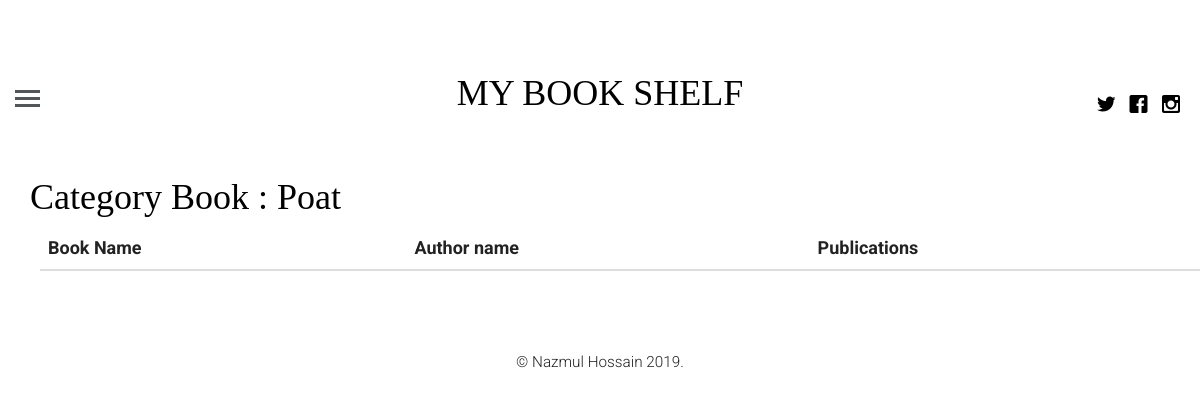
Before: /book/category/Poat with the older database file.
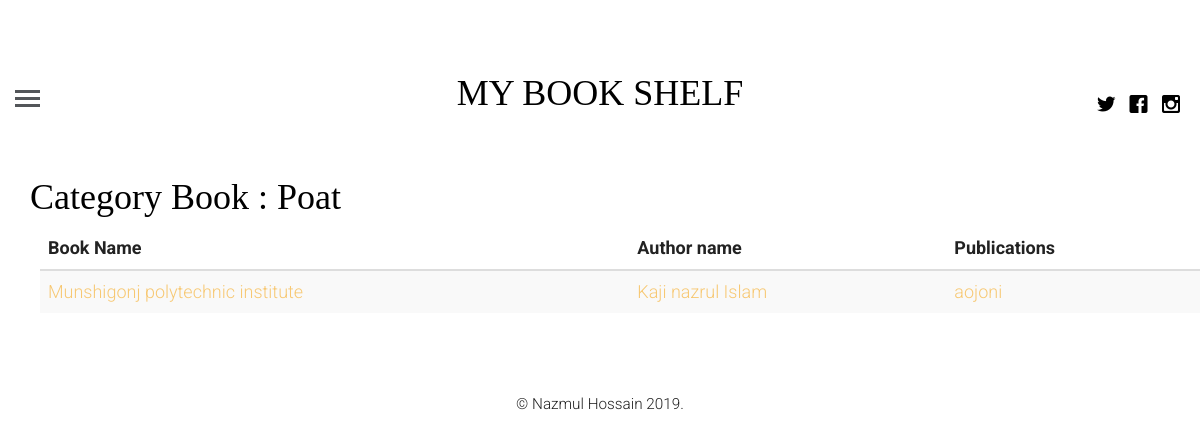
After: the same page with the newer database file.
### book_shelf/models.py (models this page shows, shortened)
class Category(models.Model):
    name = models.CharField(max_length=100)

class NeedToRead(models.Model):
    name = models.CharField(max_length=100)
    pictur = models.ImageField()
    book_author = models.ForeignKey(BookAuthor,on_delete=models.CASCADE)
    category = models.ForeignKey(Category,on_delete=models.CASCADE)
    price = models.IntegerField()
    publisher = models.ForeignKey(Publisher,on_delete=models.CASCADE)
    target_date = models.DateField()
    status_choices = (
        ('High','High'),
        ('Medium','Medium'),
        ('Low','Low'),
        ('Done','Done')
    )
    status = models.CharField(max_length=6,choices=status_choices)
    posted_on = models.DateTimeField(auto_now=False,auto_now_add=True)
    update_on = models.DateTimeField(auto_now=True,auto_now_add=False)

class BookAuthor(models.Model):
    name = models.CharField(max_length=100)
    def __str__(self):
        return self.name

class Publisher(models.Model):
    name = models.CharField(max_length=100)
    def __str__(self):
        return self.name

### book_shelf/views.py (the view)
# urls.py: path('book/category/<book_cate>',category_book,name="category_book"),
def category_book(request,book_cate):
    cate_books = NeedToRead.objects.filter(category__name = book_cate)
    context = {
        "cate_books":cate_books,
        'cate_name':book_cate
    }
    return render(request,'book_shelf/cate_book.html',context)

### template/book_shelf/cate_book.html (shortened to what this page needs)
{% extends 'base.html' %}
{% block content %}
           <h1  class="container"> Category Book : {{ cate_name }} </h1>
    <ul>
    <table class="table table-striped">
    <thead>
        <tr>
        <th scope="col"> Book Name </th>
        <th scope="col">Author name</th>
        <th scope="col">Publications</th>
        </tr>
    </thead>
    <tbody>
        {% for book in cate_books %}
        <tr>
        <td><a href="{% url 'book_details' book.id %}">{{book.name}}</a></td>
        <td> <a href="{% url 'author_book' book.book_author %}">{{book.book_author}}</a></td>
        <td> <a href="{% url 'publisar_book' book.publisher %}">{{book.publisher}}</a></td>
        </tr>
        {% endfor %}
    </tbody>
    </table>
{% endblock %}

### template/base.html (shortened to what this page needs)
<!DOCTYPE html>
 <html class="no-js">
	<head>
	{% load static %}
	<link rel="stylesheet" href="{% static 'css/animate.css'%}">
	<link rel="stylesheet" href="{% static 'css/icomoon.css'%}">
	<link rel="stylesheet" href="{% static 'css/bootstrap.css'%}">
	<link rel="stylesheet" href="{% static 'css/style.css' %}"%>
	</head>
	<body>
	<header id="fh5co-header">
		<div class="container-fluid">
			<div class="row">
				<a href="#" class="js-fh5co-nav-toggle fh5co-nav-toggle"><i></i></a>
				<ul class="fh5co-social">
					<li><a href="#"><i class="icon-twitter"></i></a></li>
					<li><a href="#"><i class="icon-facebook"></i></a></li>
					<li><a href="#"><i class="icon-instagram"></i></a></li>
				</ul>
				<div class="col-lg-12 col-md-12 text-center">
					<h1 id="fh5co-logo"><a href="{% url 'index'%}">MY BOOK SHELF</a></h1>
				</div>
			</div>
		</div>
	</header>
	<div class="container-fluid">
		<div class="row fh5co-post-entry">
            {% block content%}
            {% endblock %}
        </div>
    </div>
	<footer id="fh5co-footer">
		<p><small>&copy; Nazmul Hossain 2019.<br> </small></p>
	</footer>
	</body>
</html>

### book_shelf/static/css/icomoon.css (style rules this page uses)
[class^="icon-"], [class*=" icon-"] { font-family: 'icomoon' !important; speak: none; font-style: normal; font-weight: normal; font-variant: normal; text-transform: none; line-height: 1; -webkit-font-smoothing: antialiased; -moz-osx-font-smoothing: grayscale; }
.icon-facebook:before { content: "\ea67"; }
.icon-instagram:before { content: "\ea6f"; }
.icon-twitter:before { content: "\ea7c"; }

### book_shelf/static/css/style.css (style rules this page uses)
html { background: #fff; }
body { font-family: "Roboto", arial, sans-serif; font-size: 18px; font-weight: 300; line-height: 1.8; color: #222; background: #fff; }
a { color: #f7c873; -webkit-transition: 0.5s; -o-transition: 0.5s; transition: 0.5s; }
h1, h2, h3, h4, h5, h6 { font-family: "Playfair Display", times, serif; color: #000; }
p { margin-bottom: 30px; }
#fh5co-header { padding: 3em 3em; float: left; width: 100%; }
@media screen and (max-width: 1200px) { #fh5co-header { padding-left: 15px; padding-right: 15px; } }
#fh5co-header .fh5co-nav-toggle { position: absolute; top: 4.2em; left: 3em; z-index: 99; }
@media screen and (max-width: 1200px) { #fh5co-header .fh5co-nav-toggle { top: 4em; left: 15px; } }
#fh5co-header .fh5co-social { position: absolute !important; right: 3em !important; top: 3.2em; z-index: 99; -webkit-transition: 0.5s; -o-transition: 0.5s; transition: 0.5s; }
@media screen and (max-width: 1200px) { #fh5co-header .fh5co-social { right: 15px !important; top: 3.2em; } }
#fh5co-header #fh5co-logo { text-align: center; }
#fh5co-header #fh5co-logo a { color: #000; }
.fh5co-social { padding: 0; margin: 30px 0 0 0; position: relative; }
.fh5co-social li { padding: 0; margin: 0; list-style: none; display: inline; }
.fh5co-social li a { font-size: 20px; padding: 4px; color: #000; }
#fh5co-footer { padding: 3em 0; text-align: center; }
.fh5co-nav-toggle { width: 25px; height: 25px; cursor: pointer; text-decoration: none; }
.fh5co-nav-toggle i { position: relative; display: -moz-inline-stack; display: inline-block; zoom: 1; *display: inline; width: 25px; height: 3px; color: #535659; font: bold 14px/.4 Helvetica; text-transform: uppercase; text-indent: -55px; background: #535659; transition: all .2s ease-out; }
.fh5co-nav-toggle i::before, .fh5co-nav-toggle i::after { content: ''; width: 25px; height: 3px; background: #535659; position: absolute; left: 0; -webkit-transition: 0.2s; -o-transition: 0.2s; transition: 0.2s; }
.fh5co-nav-toggle i::before { top: -7px; }
.fh5co-nav-toggle i::after { bottom: -7px; }
.fh5co-nav-toggle { position: absolute; top: 18px; left: 0; z-index: 21; padding: 6px 0 0 0; display: block; margin: 0 auto; display: block; height: 44px; width: 25px; border-bottom: none !important; }

Changed rows visible on the page:
added Category: name "Poat"
added NeedToRead: name "Munshigonj polytechnic institute", book_author "Kaji nazrul Islam", publisher "aojoni"
Other visible differences:
{{ cate_name }}: "Poat" → (not shown)
